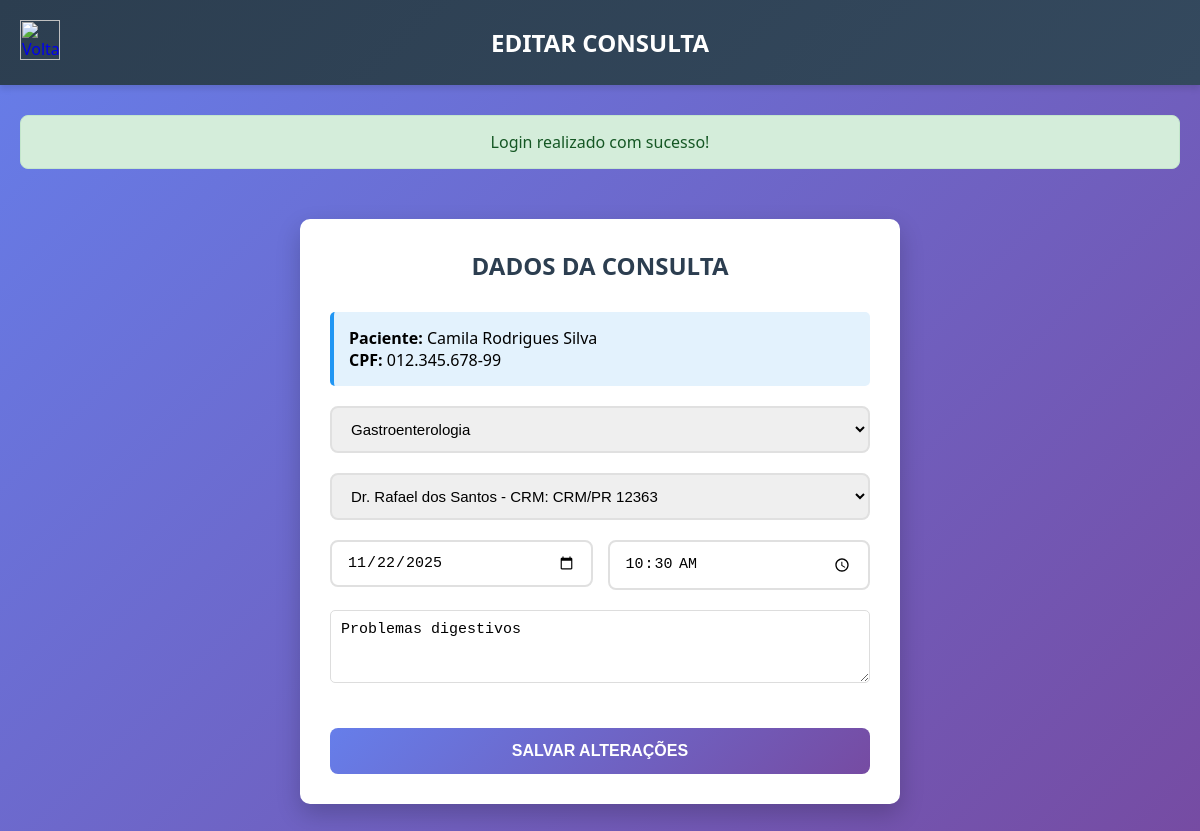
Screenshot of /php/editar_consulta.php?id=10 (signed in) with the database file from the repository.
### tables this page shows
CREATE TABLE IF NOT EXISTS Consultas (
    Id_consulta INT AUTO_INCREMENT PRIMARY KEY,
    Id_paciente INT NOT NULL,
    Cod_especialidade INT NOT NULL,
    Id_medico INT,
    Data_consulta DATE NOT NULL,
    Hora_consulta TIME NOT NULL,
    Status ENUM('Agendada', 'Realizada', 'Cancelada') DEFAULT 'Agendada',
    Observacoes TEXT,
    Data_agendamento TIMESTAMP DEFAULT CURRENT_TIMESTAMP,
    Usuario_agendamento VARCHAR(50),
    FOREIGN KEY (Id_paciente) REFERENCES Pacientes(Id_paciente) ON DELETE CASCADE,
    FOREIGN KEY (Cod_especialidade) REFERENCES Especialidade(Cod_especialidade) ON DELETE RESTRICT,
    FOREIGN KEY (Id_medico) REFERENCES Medicos(Id_medico) ON DELETE SET NULL,
    UNIQUE KEY unique_horario (Data_consulta, Hora_consulta, Id_medico),
    INDEX idx_data (Data_consulta),
    INDEX idx_paciente (Id_paciente),
    INDEX idx_medico (Id_medico),
    INDEX idx_status (Status),
    INDEX idx_data_hora (Data_consulta, Hora_consulta)
);

CREATE TABLE IF NOT EXISTS Pacientes (
    Id_paciente INT AUTO_INCREMENT PRIMARY KEY,
    Nome VARCHAR(100) NOT NULL,
    Cpf VARCHAR(14) UNIQUE NOT NULL,
    Data_nascimento DATE NOT NULL,
    Telefone VARCHAR(15),
    Email VARCHAR(100),
    Endereco VARCHAR(200),
    Data_cadastro TIMESTAMP DEFAULT CURRENT_TIMESTAMP,
    INDEX idx_cpf (Cpf),
    INDEX idx_nome (Nome)
);

### php/functions.php (called while the page is built, shortened)
<?php
function getMensagem() {
    if (isset($_SESSION['mensagem'])) {
        $mensagem = $_SESSION['mensagem'];
        return $mensagem;
    }
    return null;
}
?>

### php/editar_consulta.php (the view, shortened to what this page needs)
<?php
require_once("../php/conexao.php");
require_once("../php/functions.php");
$id = (int)$_GET['id'];
try {
    $stmt = $conexao->prepare("SELECT c.*, p.Nome as Nome_paciente, p.Cpf
                               FROM Consultas c
                               INNER JOIN Pacientes p ON c.Id_paciente = p.Id_paciente
                               WHERE c.Id_consulta = :id");
    $stmt->bindParam(':id', $id, PDO::PARAM_INT);
    $stmt->execute();
    $consulta = $stmt->fetch();
} catch(PDOException $e) {
    error_log("Erro ao buscar consulta: " . $e->getMessage());
    setMensagem('erro', 'Erro ao buscar consulta!');
    header("Location: ../php/listar_consulta.php");
    exit();
}
?>
<!DOCTYPE html>
<html lang="pt-BR">
<head>
    <link rel="stylesheet" href="../css/style_sistem.css">
</head>
<body>
    <div class="navbar">
        <div class="navbar-menu">
            <a href="../php/listar_consulta.php">
                <img id="logout-img" title="Voltar" src="../../img/seta-voltar.png">
            </a>
            <h1>EDITAR CONSULTA</h1>
        </div>
    </div>
    <div class="main">
        <?php
        $mensagem = getMensagem();
        if ($mensagem):
        ?>
        <div class="mensagem <?php echo $mensagem['tipo']; ?>">
            <?php echo $mensagem['texto']; ?>
        </div>
        <?php endif; ?>
        <form action="../php/editar_process_consulta.php" method="POST">
            <div class="container2">
                <h2>DADOS DA CONSULTA</h2>
                <div class="info-box">
                    <strong>Paciente:</strong> <?php echo htmlspecialchars($consulta['Nome_paciente']); ?><br>
                    <strong>CPF:</strong> <?php echo htmlspecialchars($consulta['Cpf']); ?>
                </div>
                <div class="input-container">
                    <select name="especialidade" required id="especialidade">
                        <?php
                        try {
                            $stmt = $conexao->query("SELECT * FROM Especialidade WHERE Ativo = 1 ORDER BY Nome_especialidade");
                            while ($row = $stmt->fetch()) {
                                $selected = ($row['Cod_especialidade'] == $consulta['Cod_especialidade']) ? 'selected' : '';
                                echo "<option value='{$row['Cod_especialidade']}' $selected>{$row['Nome_especialidade']}</option>";
                            }
                        } catch(PDOException $e) {
                            error_log("Erro ao listar especialidades: " . $e->getMessage());
                        }
                        ?>
                    </select>
                </div>
                <div class="input-container">
                    <select name="medico" required id="medico">
                        <?php
                        try {
                            $stmt = $conexao->prepare("SELECT Id_medico, Nome, Crm FROM Medicos
                                                       WHERE Cod_especialidade = :esp AND Ativo = 1 ORDER BY Nome");
                            $stmt->bindParam(':esp', $consulta['Cod_especialidade'], PDO::PARAM_INT);
                            $stmt->execute();
                            while ($row = $stmt->fetch()) {
                                $selected = ($row['Id_medico'] == $consulta['Id_medico']) ? 'selected' : '';
                                echo "<option value='{$row['Id_medico']}' $selected>{$row['Nome']} - CRM: {$row['Crm']}</option>";
                            }
                        } catch(PDOException $e) {
                            error_log("Erro ao listar médicos: " . $e->getMessage());
                        }
                        ?>
                    </select>
                </div>
                <div class="input-row">
                    <div class="input-container half-width">
                        <input type="date" name="data" required min="<?php echo date('Y-m-d'); ?>" value="<?php echo $consulta['Data_consulta']; ?>">
                    </div>
                    <div class="input-container half-width">
                        <input type="time" name="hora" required min="08:00" max="18:00" step="1800" value="<?php echo $consulta['Hora_consulta']; ?>">
                    </div>
                </div>
                <div class="input-container">
                    <textarea name="observacoes" placeholder="Observações (opcional)" rows="3" style="width: 100%; padding: 10px; border: 1px solid #ddd; border-radius: 5px;"><?php echo htmlspecialchars($consulta['Observacoes']); ?></textarea>
                </div>
                <button class="submit-button" type="submit">SALVAR ALTERAÇÕES</button>
            </div>
        </form>
    </div>
</body>
</html>

### css/style_sistem.css (style rules this page uses)
* { margin: 0; padding: 0; box-sizing: border-box; }
body { font-family: 'Segoe UI', Tahoma, Geneva, Verdana, sans-serif; background: linear-gradient(135deg, #667eea 0%, #764ba2 100%); min-height: 100vh; }
.navbar { background: linear-gradient(135deg, #2c3e50 0%, #34495e 100%); padding: 20px; box-shadow: 0 4px 6px rgba(0, 0, 0, 0.1); }
.navbar-menu { display: flex; align-items: center; justify-content: space-between; max-width: 1400px; margin: 0 auto; gap: 20px; }
.navbar h1 { color: white; font-size: 24px; text-align: center; flex: 1; }
.navbar img { width: 40px; height: 40px; cursor: pointer; transition: transform 0.3s ease; }
.main { max-width: 1400px; margin: 30px auto; padding: 0 20px; }
.container2 { background: white; padding: 40px; border-radius: 15px; box-shadow: 0 10px 25px rgba(0, 0, 0, 0.2); margin-bottom: 30px; }
.container2 h2 { color: #2c3e50; margin-bottom: 30px; font-size: 24px; text-align: center; }
.input-container { margin-bottom: 20px; }
.input-container input, .input-container select, .input-container textarea { width: 100%; padding: 12px 15px; border: 2px solid #e0e0e0; border-radius: 8px; font-size: 15px; transition: all 0.3s ease; outline: none; }
.input-row { display: flex; gap: 15px; }
.input-container.half-width { flex: 1; }
.submit-button { width: 100%; padding: 14px; background: linear-gradient(135deg, #667eea 0%, #764ba2 100%); color: white; border: none; border-radius: 8px; font-size: 16px; font-weight: 600; cursor: pointer; transition: all 0.3s ease; margin-top: 20px; }
.mensagem { max-width: 1400px; margin: 20px auto; padding: 15px 20px; border-radius: 8px; text-align: center; font-weight: 500; animation: slideDown 0.3s ease; }
.mensagem.sucesso { background-color: #d4edda; color: #155724; border: 1px solid #c3e6cb; }

### php/editar_consulta.php (style rules this page uses)
.container2 { text-align: center; margin: 50px auto; max-width: 600px; background: white; padding: 30px; border-radius: 10px; }
.input-row { display: flex; gap: 15px; }
.input-container.half-width { flex: 1; }
.info-box { background-color: #e3f2fd; padding: 15px; border-radius: 5px; margin-bottom: 20px; border-left: 4px solid #2196f3; text-align: left; }

### rows the page displays
consultas: Id_paciente.Nome "Camila Rodrigues Silva", Id_paciente.Cpf "012.345.678-99", data "11/22/2025", hora "10:30:00", observacoes "Problemas digestivos"

### other values shown
$mensagem['texto'] "Login realizado com sucesso!"
form field especialidade "Gastroenterologia"
form field medico "Dr. Rafael dos Santos - CRM: CRM/PR 12363"
